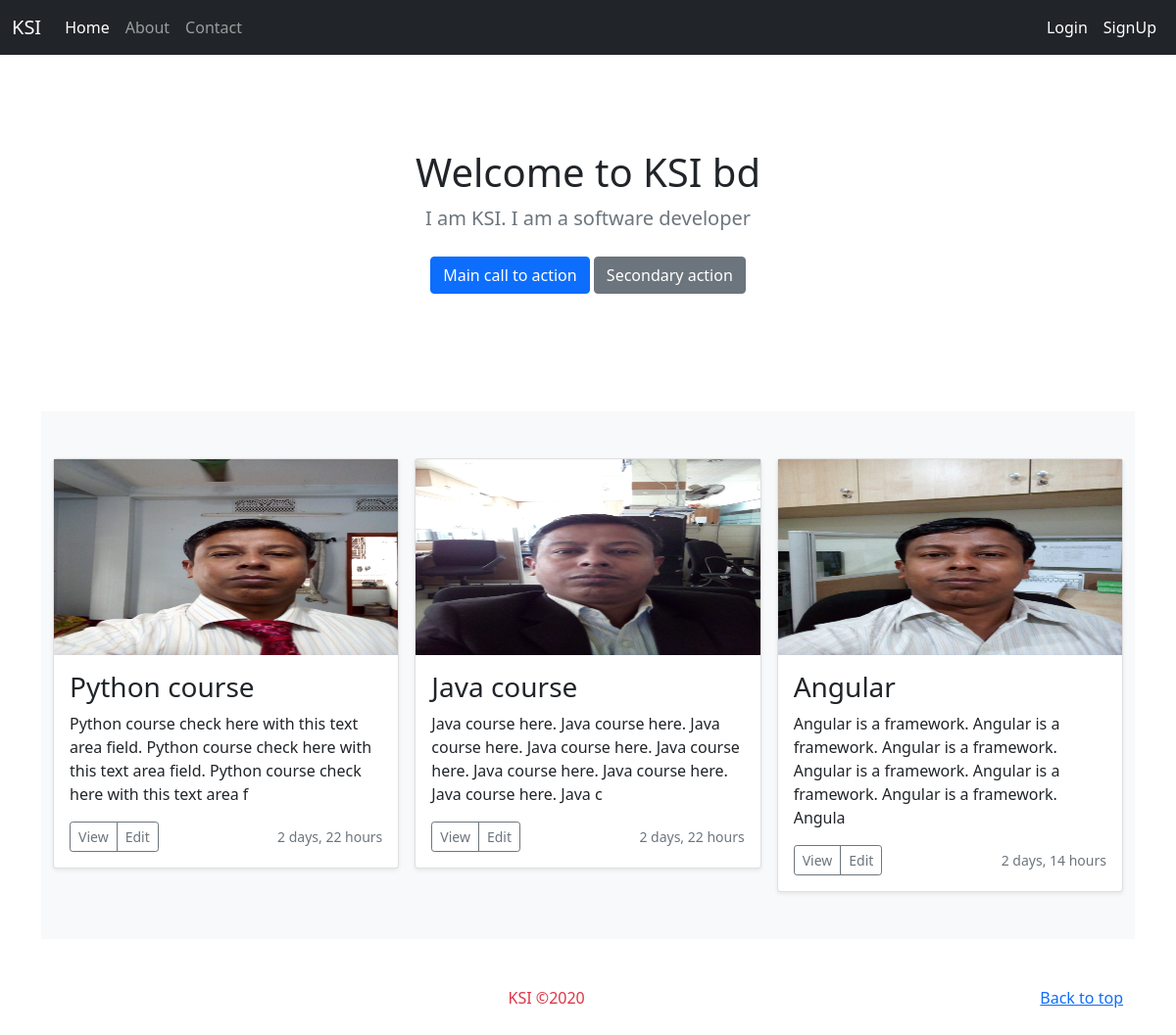
The page / on the database its author committed.
### skill/models.py (models this page shows, shortened)
class Myskill(models.Model):
    image=models.ImageField(upload_to='skillimage/')
    title=models.CharField(max_length=50,blank=False)
    desc=models.TextField(max_length=1000,blank=True)
    datetime=models.DateTimeField(auto_now_add=False)
    def summuary(self):
        return self.desc[0:150]

### skill/views.py (the view)
# urls.py: url('',views.homepage, name='home'),
def homepage(request):
    item=Myskill.objects.all()
    title='Welcome to KSI bd'
    desc='I am KSI. I am a software developer'
    context={
        'title':title,
        'description':desc,
        'data':item
    }
    return render(request,'index.html',context)

### templates/index.html (shortened to what this page needs)
{% extends 'base.html' %}
{% block contant %}
<main role="main">
  <section class="py-5 text-center container">
    <div class="row py-lg-5">
      <div class="col-lg-6 col-md-8 mx-auto">
        <h1 class="fw-light">{{ title }}</h1>
        <p class="lead text-muted">{{ description }}</p>
        <p>
          <a href="#" class="btn btn-primary my-2">Main call to action</a>
          <a href="#" class="btn btn-secondary my-2">Secondary action</a>
        </p>
      </div>
    </div>
  </section>
  <div class="album py-5 bg-light">
    <div class="container">
      <div class="row row-cols-1 row-cols-sm-2 row-cols-md-3 g-3">
          {% for item in data %}
        <div class="col-md-4">
          <div class="card shadow-sm">
           <img style="width:100%;height:200px" src="{{ item.image.url }}" alt="">
            <div class="card-body">
            <h3>{{ item.title }}</h3>
              <p class="card-text">{{ item.summuary }}</p>
              <div class="d-flex justify-content-between align-items-center">
                <div class="btn-group">
                  <button type="button" class="btn btn-sm btn-outline-secondary">View</button>
                  <button type="button" class="btn btn-sm btn-outline-secondary">Edit</button>
                </div>
                <small class="text-muted">{{ item.datetime | timesince }}</small>
              </div>
            </div>
          </div>
        </div>
        {% endfor %}
      </div>
    </div>
  </div>
</main>
<footer class="text-muted py-5">
  <div class="container">
    <p class="float-end mb-1">
      <a href="#">Back to top</a>
    </p>
    <p class="text-center text-danger">KSI &copy;{% now 'Y' %}
    </p>
  </div>
</footer>
{% endblock %}

### rows shown on the page
Myskill: image (picture), title "Python course", summuary "Python course check here with this text area field. Python course check here with this text area field. Python course check here with this text area f", datetime "2 days, 22 hours"
Myskill: image (picture), title "Java course", summuary "Java course here. Java course here. Java course here. Java course here. Java course here. Java course here. Java course here. Java course here. Java c", datetime "2 days, 22 hours"
Myskill: image (picture), title "Angular", summuary "Angular is a framework. Angular is a framework. Angular is a framework. Angular is a framework. Angular is a framework. Angular is a framework. Angula", datetime "2 days, 14 hours"

### other values the page prints
{{ title }} "Welcome to KSI bd"
{{ description }} "I am KSI. I am a software developer"
